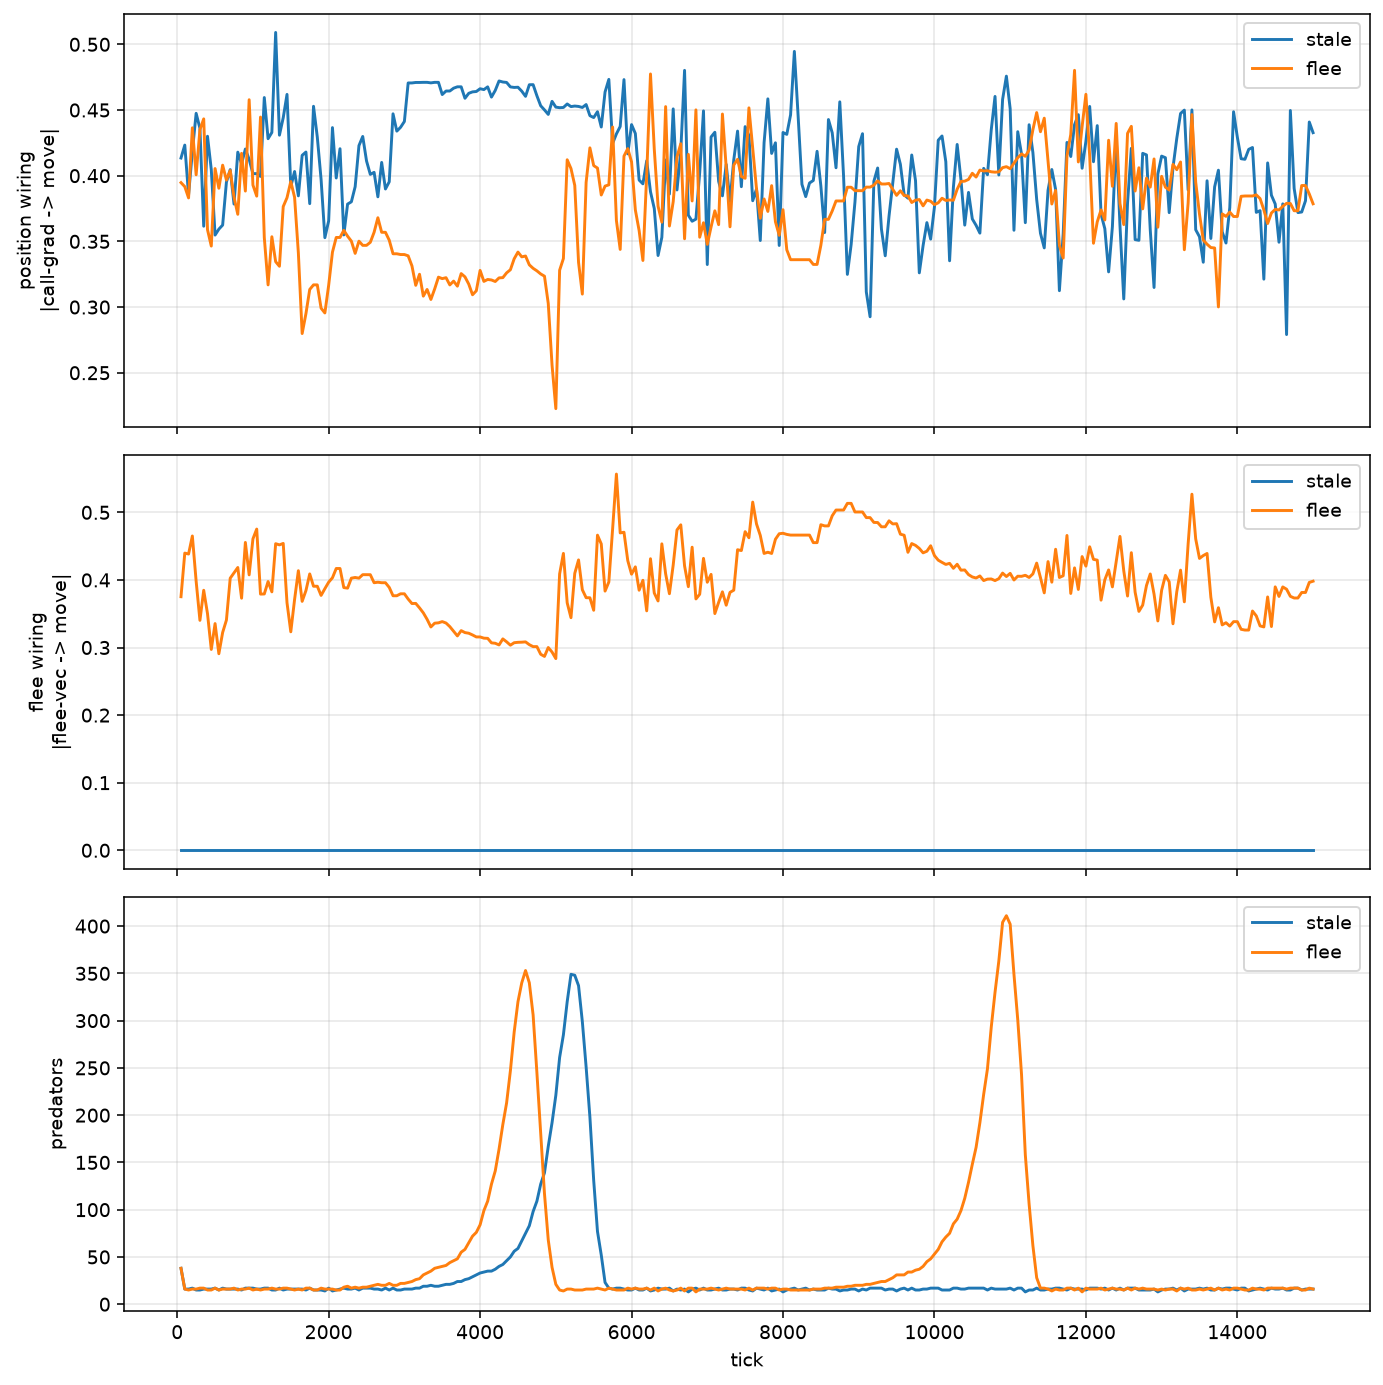

Generate this figure with Python:
"""flee.py — is the call useless because it's STALE?

i8 verdict: eavesdropping never evolved even under compulsion
(pred_deaf) — the call marks a spot prey already fled. The
signal is late, not redundant.

Next move on the thread: make calls PREDICTIVE. call_flee=1
makes every scream carry the caller's displacement vector —
the alarm now says where prey is HEADING, and intercepting
predators could finally profit.

Design (same ablation pressure as i8):
  stale:  pred_deaf=1, call_flee=0 — position-only calls
  flee:   pred_deaf=1, call_flee=1 — calls carry flee vector
Both deaf: density channel zeroed, calls are the only cue.
Question: does pred_flee wiring (senses 9-10 -> move) grow
where pred_hear (7-8) stayed noise?
"""
import csv
import numpy as np
import matplotlib
matplotlib.use('Agg')
import matplotlib.pyplot as plt
from pathlib import Path
from petri.eco import EcoSim, DEFAULTS

TICKS, EVERY, SEED = 15000, 50, 7
OUT = Path('runs/flee'); OUT.mkdir(parents=True, exist_ok=True)

base = dict(DEFAULTS)
base.update(seed=SEED, call_rate=1.0, pred_deaf=1, log_every=EVERY)

runs = {}
for name, flee in (('stale', 0), ('flee', 1)):
    c = dict(base); c['call_flee'] = flee
    sim = EcoSim(c)
    rows = []
    while sim.world.tick < TICKS:
        sim.step()
        if sim.world.tick % EVERY == 0:
            rows.append(sim.metrics(0, 0, 0, 0))
    with open(OUT / f'{name}.csv', 'w', newline='') as f:
        wcsv = csv.DictWriter(f, fieldnames=rows[0].keys())
        wcsv.writeheader(); wcsv.writerows(rows)
    runs[name] = rows
    print('%s done: pred_hear %.4f->%.4f pred_flee %.4f->%.4f '
          'preds %d' % (
              name,
              rows[0].get('pred_hear', 0), rows[-1].get('pred_hear', 0),
              rows[0].get('pred_flee', 0), rows[-1].get('pred_flee', 0),
              rows[-1]['pop_pred']), flush=True)

fig, ax = plt.subplots(3, 1, figsize=(10, 10), sharex=True)
for name, rows in runs.items():
    t = [r['tick'] for r in rows]
    ax[0].plot(t, [r.get('pred_hear', 0) for r in rows], label=name)
    ax[1].plot(t, [r.get('pred_flee', 0) for r in rows], label=name)
    ax[2].plot(t, [r['pop_pred'] for r in rows], label=name)
ax[0].set_ylabel('position wiring\n|call-grad -> move|')
ax[1].set_ylabel('flee wiring\n|flee-vec -> move|')
ax[2].set_ylabel('predators')
ax[2].set_xlabel('tick')
for a in ax:
    a.legend(); a.grid(alpha=.3)
fig.tight_layout()
fig.savefig('petri/flee.png', dpi=140, bbox_inches='tight')
print('saved petri/flee.png + runs/flee/*.csv')
